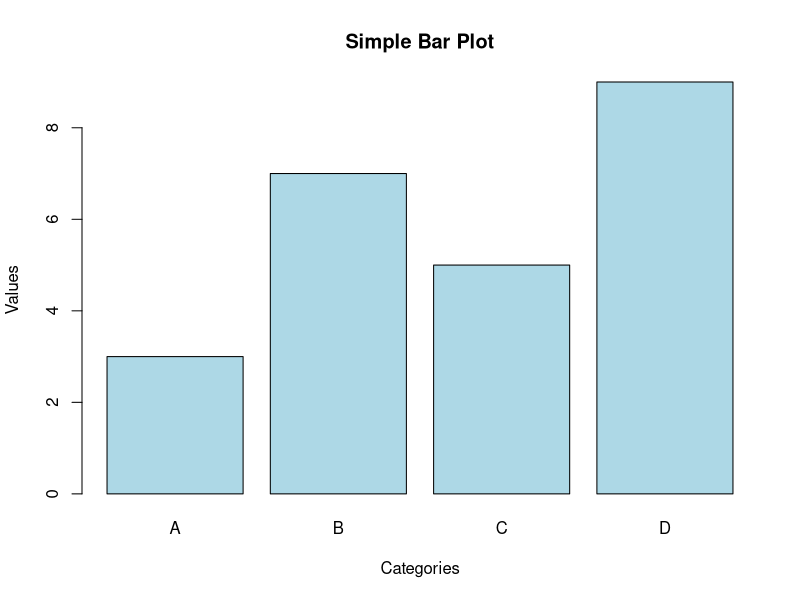
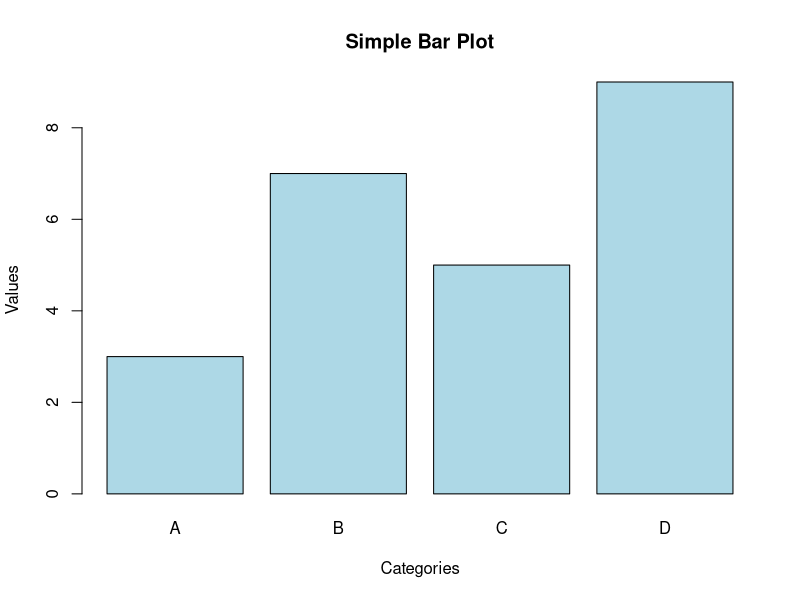

These figures' R source, in order:
# R script to create a bar plot and save it

# Define data
categories <- c("A", "B", "C", "D")
values <- c(3, 7, 5, 9)

# Create the bar plot
barplot(values, 
        names.arg = categories,
        main = "Simple Bar Plot",
        xlab = "Categories",
        ylab = "Values",
        col = "lightblue")

# Save the plot as a PNG file
# The file name is not random as R cannot easily save plots to a random file name directly.
# You would typically specify a name. Here we use a fixed name for demonstration.
# A true 'random' name would require more complex file system interaction outside of R's core plotting.
png("bar_plot_output.png")
barplot(values, 
        names.arg = categories,
        main = "Simple Bar Plot",
        xlab = "Categories",
        ylab = "Values",
        col = "lightblue")
dev.off()

cat("Bar plot created and saved as 'bar_plot_output.png'.\n")
